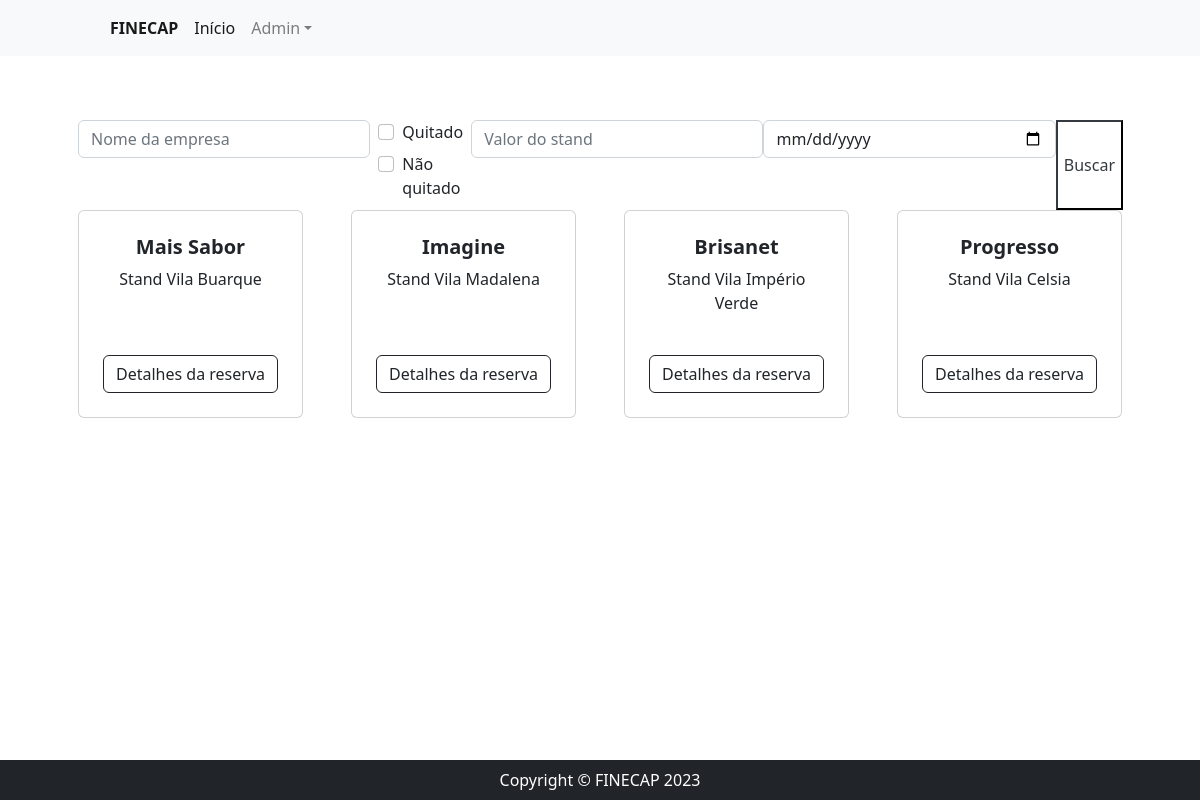
Before: / with the older database file.
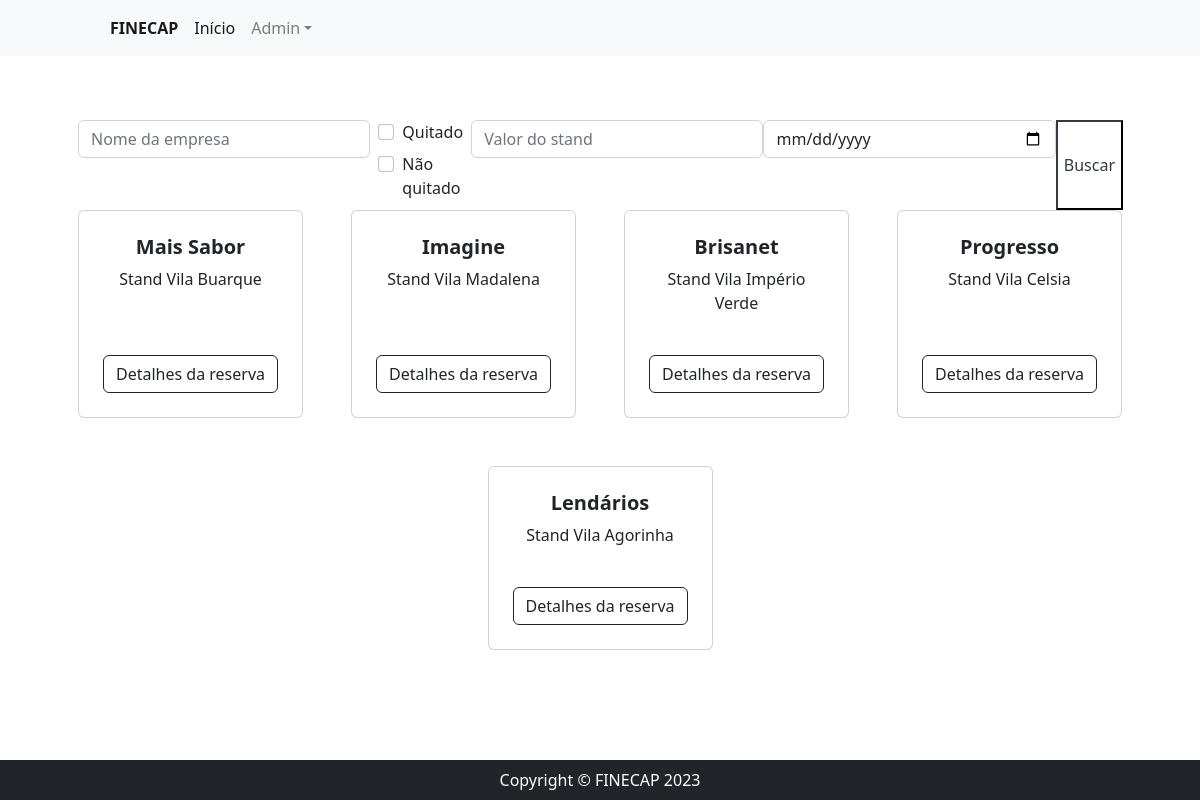
After: the same page with the newer database file.
### stands/models.py (models this page shows, shortened)
class Reserva(models.Model):
    CATEGORIA = (
        ('telecomunicação', 'Telecomunicação'),
        ('fast-food', 'Fast-Food'),
        ('marketing', 'Marketing'),
        ('cultura', 'Cultura')
    )
    nome_empresa = models.CharField(max_length=200, verbose_name='Nome da empresa')
    cnpj = models.CharField(max_length=14, verbose_name='CNPJ')
    categoria_empresa = models.CharField(max_length=200, choices=CATEGORIA, verbose_name='Categoria da empresa')
    quitado = models.BooleanField(default=False)
    stand = models.OneToOneField(Stand,on_delete=models.CASCADE)
    data_reserva = models.DateField(auto_now_add=True)

class Stand(models.Model):
    localizacao = models.CharField(max_length=200, verbose_name='Localização')
    valor = models.FloatField(verbose_name='Valor')
    def __str__(self):
        return self.localizacao

### stands/views.py (the view)
# urls.py: path('',reserva_listar,name='reserva_listar'),
def reserva_listar(request):
    reservas = Reserva.objects.all().order_by('data_reserva')
    nome_empresa = request.GET.get('nome_empresa')
    valor = request.GET.get('valor')
    quitado = request.GET.get('quitado')
    naoquitado = request.GET.get('naoquitado')
    data_reserva = request.GET.get('data_reserva')
    if nome_empresa:
        reservas = reservas.filter(
            nome_empresa__icontains=nome_empresa)
    if naoquitado and request.GET.get(False):
        pass
    else:
        if quitado:
            reservas = reservas.filter(quitado=True)
        if naoquitado:
            reservas = reservas.filter(quitado=False)
    if valor:
        reservas = reservas.filter(stand__valor=valor)
    if data_reserva:
        reservas = reservas.filter(data_reserva=data_reserva)
    context ={
        'reservas': reservas
    }
    return render(request, 'stands/index.html',context)

### stands/templates/stands/index.html
{% extends 'base.html' %}
{% block center %}
<section class="py-5">
    <div class="container px-4 px-lg-5 mt-3 mb-3">
        <form action="" method="GET">
            <div class="input-group-prepend">
                <input class="form-control md-2" placeholder="Nome da empresa" type="text" name="nome_empresa">
                <div class="form-check mx-2 md-2">
                    <input class="form-check-input"  type="checkbox" id="gridCheck" value="True" name="quitado">
                    <label for="form-label">Quitado</label>
                    <input class="form-check-input"  type="checkbox" id="gridCheck" value="False" name="naoquitado">
                    <label for="form-label">Não quitado</label>
                </div>
                <input class="form-control md-2" placeholder="Valor do stand" type="text" name="valor">
                <input class="form-control md-2" placeholder="Data da reserva" type="date" name="data_reserva">
                <button type="submit" class="btn-outline-dark">Buscar</button>
            </div>
        </form>
        <div class="row gx-4 gx-lg-5 row-cols-2 row-cols-md-3 row-cols-xl-4 row-cols-sx-1 justify-content-center">
            {% for reserva in reservas %}
            <div class="col mb-5">
                <div class="card h-100">
                    <div class="card-body p-4">
                        <div class="text-center">
                            <h5 class="fw-bolder">{{ reserva.nome_empresa }}</h5>
                            <div>
                                <p>Stand {{ reserva.stand }}</p>
                            </div>
                        </div>
                    </div>
                    <div>
                        <div class="card-footer p-4 pt-0 border-top-0 bg-transparent">
                            <div class="text-center"><a class="btn btn-outline-dark mt-auto"
                                    href="{% url 'detalhe_reserva' reserva.id %}">Detalhes da
                                    reserva</a></div>
                        </div>
                    </div>
                </div>
            </div>
            {% endfor %}
        </div>
    </div>
</section>
{% endblock %}

Changed rows visible on the page:
added Reserva: nome_empresa "Lendários", stand "Vila Agorinha"
